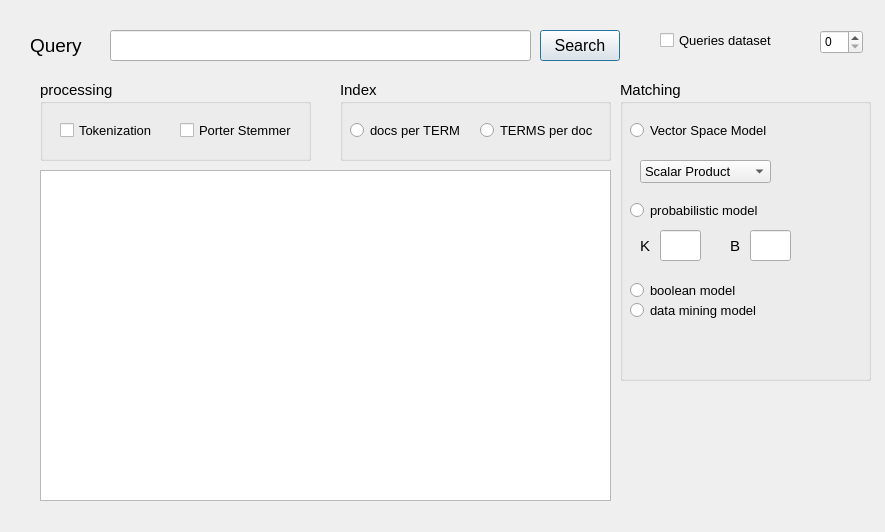
<?xml version="1.0" encoding="UTF-8"?>
<ui version="4.0">
 <class>Dialog</class>
 <widget class="QDialog" name="Dialog">
  <property name="geometry">
   <rect>
    <x>0</x>
    <y>0</y>
    <width>885</width>
    <height>532</height>
   </rect>
  </property>
  <property name="windowTitle">
   <string>Dialog</string>
  </property>
  <widget class="QScrollArea" name="scrollArea">
   <property name="geometry">
    <rect>
     <x>40</x>
     <y>170</y>
     <width>571</width>
     <height>331</height>
    </rect>
   </property>
   <property name="widgetResizable">
    <bool>true</bool>
   </property>
   <widget class="QWidget" name="scrollAreaWidgetContents">
    <property name="geometry">
     <rect>
      <x>0</x>
      <y>0</y>
      <width>569</width>
      <height>329</height>
     </rect>
    </property>
    <widget class="QTextBrowser" name="textBrowser">
     <property name="geometry">
      <rect>
       <x>-5</x>
       <y>-9</y>
       <width>581</width>
       <height>341</height>
      </rect>
     </property>
    </widget>
   </widget>
  </widget>
  <widget class="QLineEdit" name="queryLabel">
   <property name="geometry">
    <rect>
     <x>110</x>
     <y>30</y>
     <width>421</width>
     <height>31</height>
    </rect>
   </property>
  </widget>
  <widget class="QLabel" name="label">
   <property name="geometry">
    <rect>
     <x>30</x>
     <y>30</y>
     <width>71</width>
     <height>31</height>
    </rect>
   </property>
   <property name="font">
    <font>
     <pointsize>14</pointsize>
    </font>
   </property>
   <property name="layoutDirection">
    <enum>Qt::LeftToRight</enum>
   </property>
   <property name="text">
    <string>Query</string>
   </property>
  </widget>
  <widget class="QPushButton" name="pushButton">
   <property name="geometry">
    <rect>
     <x>540</x>
     <y>30</y>
     <width>80</width>
     <height>31</height>
    </rect>
   </property>
   <property name="font">
    <font>
     <pointsize>12</pointsize>
    </font>
   </property>
   <property name="text">
    <string>Search</string>
   </property>
  </widget>
  <widget class="QGroupBox" name="groupBox">
   <property name="geometry">
    <rect>
     <x>40</x>
     <y>80</y>
     <width>271</width>
     <height>81</height>
    </rect>
   </property>
   <property name="font">
    <font>
     <pointsize>11</pointsize>
    </font>
   </property>
   <property name="toolTip">
    <string/>
   </property>
   <property name="title">
    <string>processing</string>
   </property>
   <widget class="QCheckBox" name="tokenCheckBox">
    <property name="geometry">
     <rect>
      <x>20</x>
      <y>40</y>
      <width>101</width>
      <height>21</height>
     </rect>
    </property>
    <property name="font">
     <font>
      <pointsize>10</pointsize>
     </font>
    </property>
    <property name="text">
     <string>Tokenization</string>
    </property>
   </widget>
   <widget class="QCheckBox" name="porterCheckBox">
    <property name="geometry">
     <rect>
      <x>140</x>
      <y>40</y>
      <width>121</width>
      <height>21</height>
     </rect>
    </property>
    <property name="font">
     <font>
      <pointsize>10</pointsize>
     </font>
    </property>
    <property name="text">
     <string>Porter Stemmer</string>
    </property>
   </widget>
  </widget>
  <widget class="QGroupBox" name="groupBox_2">
   <property name="geometry">
    <rect>
     <x>340</x>
     <y>80</y>
     <width>271</width>
     <height>81</height>
    </rect>
   </property>
   <property name="font">
    <font>
     <pointsize>11</pointsize>
    </font>
   </property>
   <property name="toolTip">
    <string/>
   </property>
   <property name="title">
    <string>Index</string>
   </property>
   <widget class="QRadioButton" name="doc_term_RadioButton">
    <property name="geometry">
     <rect>
      <x>10</x>
      <y>40</y>
      <width>121</width>
      <height>21</height>
     </rect>
    </property>
    <property name="font">
     <font>
      <pointsize>10</pointsize>
     </font>
    </property>
    <property name="text">
     <string>docs per TERM</string>
    </property>
   </widget>
   <widget class="QRadioButton" name="term_doc_RadioButton">
    <property name="geometry">
     <rect>
      <x>140</x>
      <y>40</y>
      <width>131</width>
      <height>21</height>
     </rect>
    </property>
    <property name="font">
     <font>
      <pointsize>10</pointsize>
     </font>
    </property>
    <property name="text">
     <string>TERMS per doc</string>
    </property>
   </widget>
  </widget>
  <widget class="QGroupBox" name="groupBox_3">
   <property name="geometry">
    <rect>
     <x>620</x>
     <y>80</y>
     <width>251</width>
     <height>301</height>
    </rect>
   </property>
   <property name="font">
    <font>
     <pointsize>11</pointsize>
    </font>
   </property>
   <property name="toolTip">
    <string/>
   </property>
   <property name="title">
    <string>Matching</string>
   </property>
   <widget class="QRadioButton" name="VSM">
    <property name="geometry">
     <rect>
      <x>10</x>
      <y>40</y>
      <width>181</width>
      <height>21</height>
     </rect>
    </property>
    <property name="font">
     <font>
      <pointsize>10</pointsize>
     </font>
    </property>
    <property name="text">
     <string>Vector Space Model</string>
    </property>
   </widget>
   <widget class="QComboBox" name="vector_method">
    <property name="geometry">
     <rect>
      <x>20</x>
      <y>80</y>
      <width>131</width>
      <height>23</height>
     </rect>
    </property>
    <property name="font">
     <font>
      <pointsize>10</pointsize>
     </font>
    </property>
    <item>
     <property name="text">
      <string>Scalar Product</string>
     </property>
    </item>
    <item>
     <property name="text">
      <string>Cosine</string>
     </property>
    </item>
    <item>
     <property name="text">
      <string>Jaccard</string>
     </property>
    </item>
   </widget>
   <widget class="QRadioButton" name="BSM">
    <property name="geometry">
     <rect>
      <x>10</x>
      <y>120</y>
      <width>181</width>
      <height>21</height>
     </rect>
    </property>
    <property name="font">
     <font>
      <pointsize>10</pointsize>
     </font>
    </property>
    <property name="text">
     <string>probabilistic model</string>
    </property>
   </widget>
   <widget class="QLineEdit" name="k_input">
    <property name="geometry">
     <rect>
      <x>40</x>
      <y>150</y>
      <width>41</width>
      <height>31</height>
     </rect>
    </property>
   </widget>
   <widget class="QLabel" name="label_2">
    <property name="geometry">
     <rect>
      <x>20</x>
      <y>150</y>
      <width>16</width>
      <height>31</height>
     </rect>
    </property>
    <property name="font">
     <font>
      <pointsize>11</pointsize>
     </font>
    </property>
    <property name="layoutDirection">
     <enum>Qt::LeftToRight</enum>
    </property>
    <property name="text">
     <string>K</string>
    </property>
   </widget>
   <widget class="QLabel" name="label_3">
    <property name="geometry">
     <rect>
      <x>110</x>
      <y>150</y>
      <width>16</width>
      <height>31</height>
     </rect>
    </property>
    <property name="font">
     <font>
      <pointsize>11</pointsize>
     </font>
    </property>
    <property name="layoutDirection">
     <enum>Qt::LeftToRight</enum>
    </property>
    <property name="text">
     <string>B</string>
    </property>
   </widget>
   <widget class="QLineEdit" name="B_input">
    <property name="geometry">
     <rect>
      <x>130</x>
      <y>150</y>
      <width>41</width>
      <height>31</height>
     </rect>
    </property>
    <property name="text">
     <string/>
    </property>
   </widget>
   <widget class="QRadioButton" name="bm_model">
    <property name="geometry">
     <rect>
      <x>10</x>
      <y>200</y>
      <width>121</width>
      <height>21</height>
     </rect>
    </property>
    <property name="font">
     <font>
      <pointsize>10</pointsize>
     </font>
    </property>
    <property name="text">
     <string>boolean model</string>
    </property>
   </widget>
   <widget class="QRadioButton" name="dm_model">
    <property name="geometry">
     <rect>
      <x>10</x>
      <y>220</y>
      <width>131</width>
      <height>21</height>
     </rect>
    </property>
    <property name="font">
     <font>
      <pointsize>10</pointsize>
     </font>
    </property>
    <property name="text">
     <string>data mining model</string>
    </property>
   </widget>
  </widget>
  <widget class="QCheckBox" name="query_dataset">
   <property name="geometry">
    <rect>
     <x>660</x>
     <y>30</y>
     <width>131</width>
     <height>21</height>
    </rect>
   </property>
   <property name="font">
    <font>
     <pointsize>10</pointsize>
    </font>
   </property>
   <property name="text">
    <string>Queries dataset</string>
   </property>
  </widget>
  <widget class="QSpinBox" name="spinBox">
   <property name="geometry">
    <rect>
     <x>820</x>
     <y>30</y>
     <width>43</width>
     <height>24</height>
    </rect>
   </property>
  </widget>
 </widget>
 <resources/>
 <connections/>
</ui>
